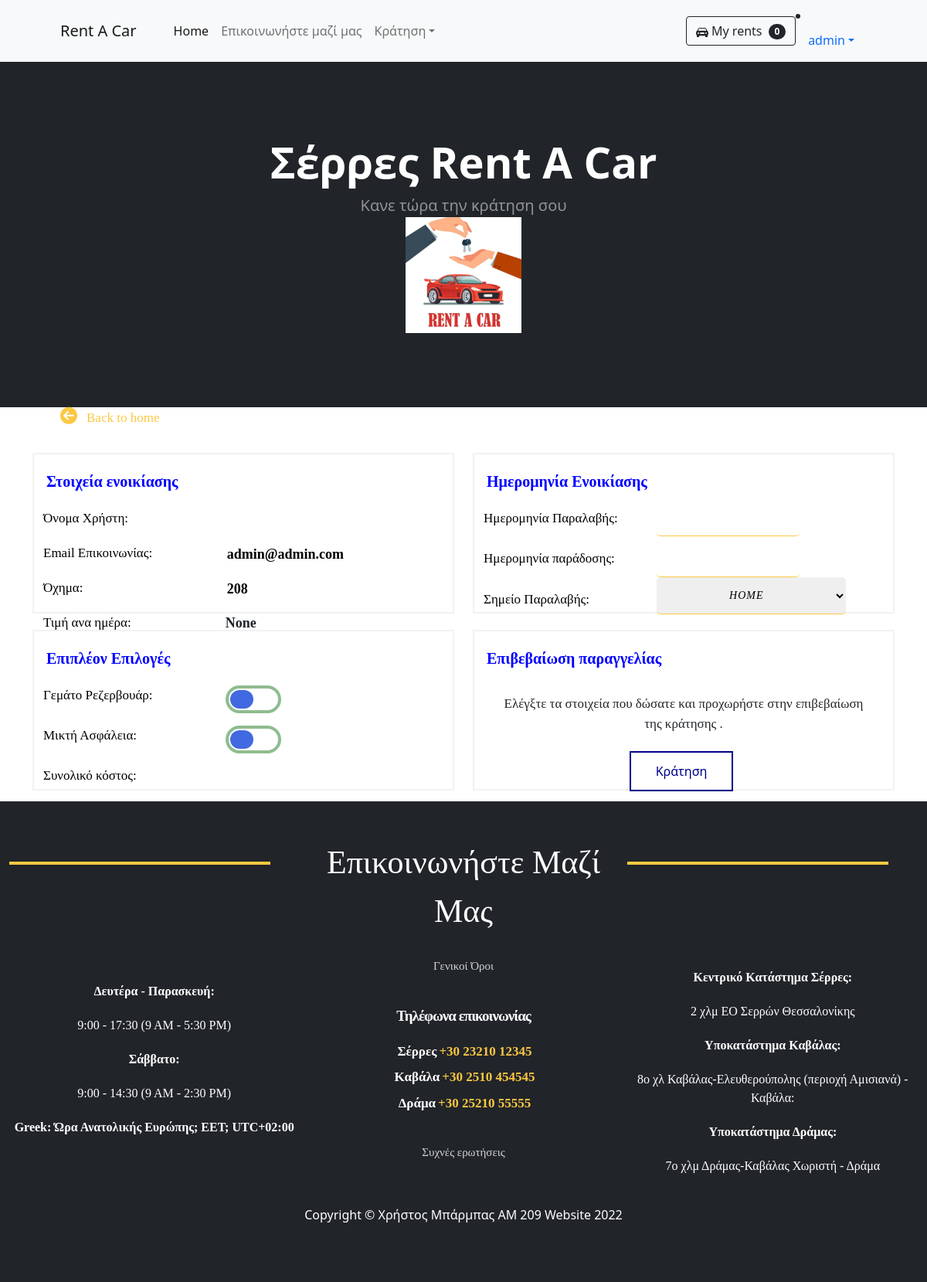
Before: /createRental/27/ (signed in) with the older database file.
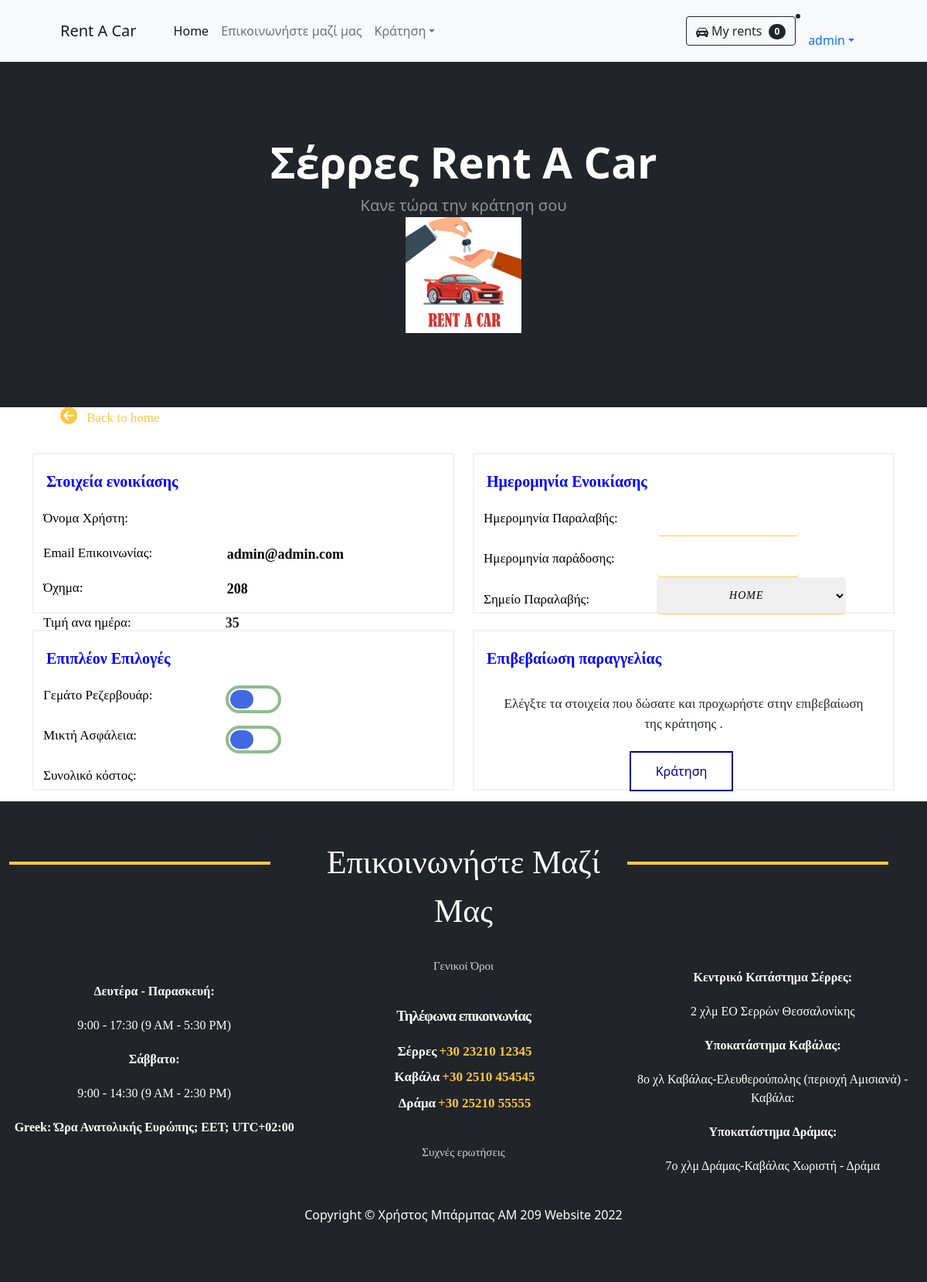
After: the same page with the newer database file.
### carRental/models.py (models this page shows, shortened)
class Car (models.Model):
    carModel = models.CharField(max_length=100, blank=False, default='')
    manufacturer = models.ForeignKey('Manufacturer', null=True, on_delete=models.CASCADE)
    type = models.CharField(choices=TYPE_CHOICES, default='', max_length=15)
    transmission = models.CharField(choices=TRANSMISSION_CHOICES, default='', max_length=15)
    carImage = models.ImageField(null=True)
    owner = models.ForeignKey('auth.User', related_name='car', on_delete=models.CASCADE, null=True)
    price = models.CharField(max_length=10, null=True, blank=True)
    insurance = models.IntegerField(null=True, blank=True)
    tank = models.IntegerField(null=True, blank=True)

### carRental/views.py (the view)
# urls.py: path('createRental/<str:pk>/', views.createRental, name='createRental'),
@login_required(login_url='home.html')
def createRental(request, pk):
    dataHolder = []
    dataClean = []
    current = request.user
    carData = Car.objects.get(id=pk)
    pickupPlace = PlaceToStart.objects.all()
    rawData = Rental.objects.filter(carId=pk)
    priceOfAddi = Extras.objects.last()
    for x in rawData:
        if x.finishDate > datetime.now().date():
            srtDate = x.startDate
            endDate = x.finishDate
            delta = endDate - srtDate
            dataHolder = [(srtDate + timedelta(days=i)) for i in range(delta.days + 1)]
    dataClean = [x.strftime("%m/%d/%Y") for x in dataHolder]
    dataClean = dumps(dataClean)
    context = {
        'current': current,
        'carData': carData,
        'dataClean': dataClean,
        'pickupPlace': pickupPlace,
        'priceOfAddi': priceOfAddi
    }
    return render(request, 'rental.html', context, )

### carRental/templates/rental.html (shortened to what the changed rows need)
{% extends 'main.html' %}
{% load static  %}
{% block content %}
<form class="container">
    <form action="{% url 'order' pk=carData.pk  %}" method="POST" id="formRental">
        <div class="row">
            <div class="col-12 col-md-6">
                <div class="conUserData">
                    <div class="row">
                        <div class="col-7">
                            <div class="UserData">
                                <label>
                                    <input class="readOnlyForm" value="{{ carData.carModel}}" readonly name='carModel'>
                                </label>
                            </div>
                        </div>
                    </div>
                    <div class="row">
                        <div class="col-7">
                            <div class="UserData" id='priceField'>
                                {{ carData.price }}
                            </div>
                        </div>
                    </div>
                </div>
            </div>
        </div>
    </form>
</form>
{% endblock %}

Changed rows visible on the page:
changed Car: price "None" → "35"
